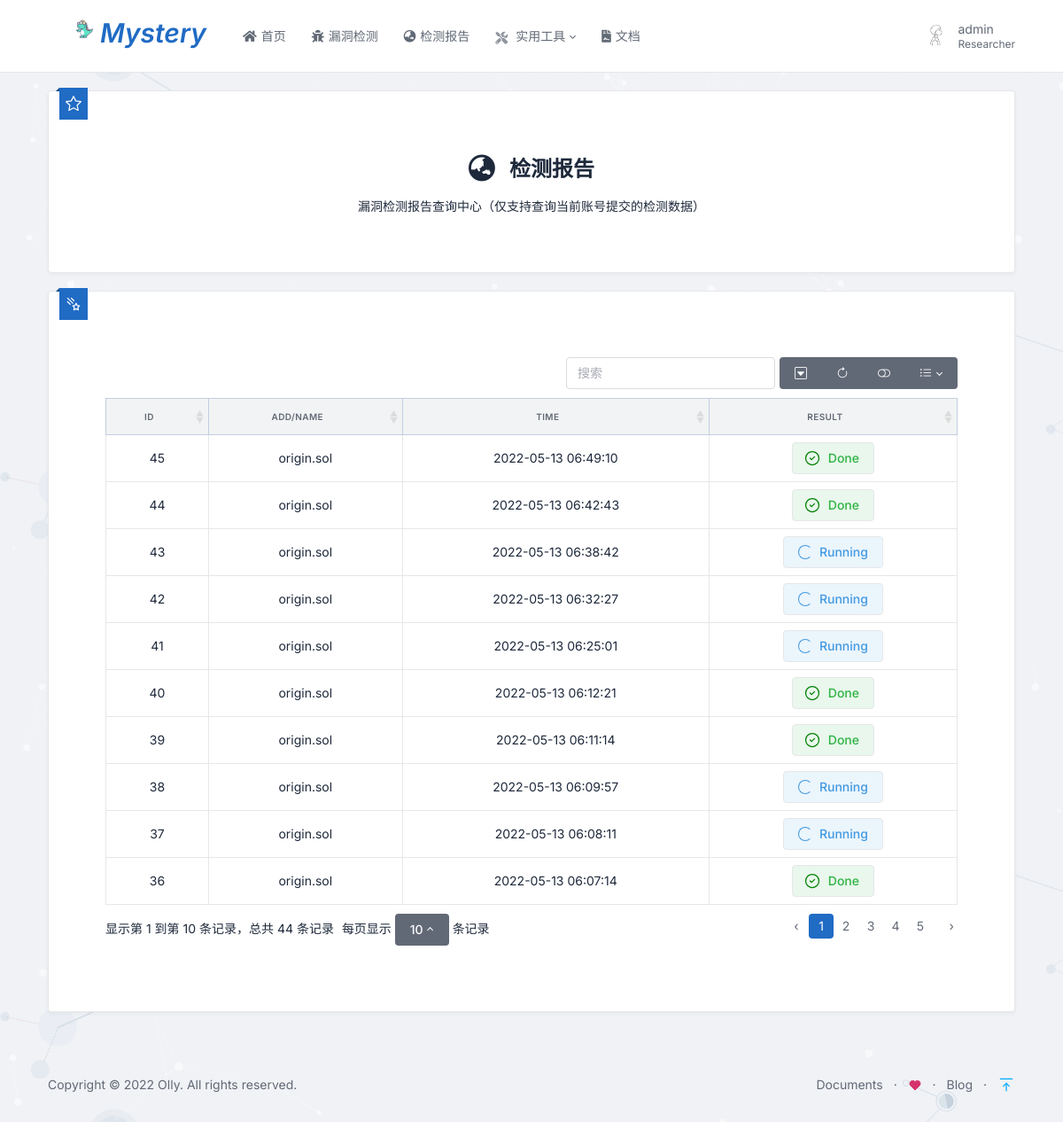
The app's page /vulreport/ (signed in) with its own data.
### vulscan/models.py (models this page shows)
class SolAddList(models.Model):
    id = models.AutoField(primary_key=True)
    uid = models.IntegerField(null=True)
    scantype = models.CharField(max_length=100, null=True)
    fname = models.CharField(max_length=100, null=True)
    add = models.CharField(max_length=100, null=True)
    fpath = models.CharField(max_length=100, null=True)
    time = models.CharField(max_length=100, null=True, unique=True)
    status = models.CharField(max_length=100, null=True)
    result = models.TextField(blank=True, null=True)
    runtime = models.TextField(blank=True, null=True)
    cfg = models.CharField(max_length=100, null=True)
    check_time = models.CharField(max_length=100, null=True, unique=True)

### vulreport/views.py (the view)
# urls.py: path('', include('vulreport.urls')),
@login_required
def vulreport(request):
    rcount = 0
    r_list = []
    report_datas = SolAddList.objects.all()[::-1]
    for replistware in report_datas:
        report_data = {
            'id': replistware.id,
            'fname': replistware.fname,
            'fpath': replistware.fpath,
            'add': replistware.add,
            'scantype': replistware.scantype,
            'result': replistware.result,
            'time': time.strftime("%Y-%m-%d %H:%M:%S", time.localtime(float(replistware.time))),
            'uid': replistware.uid,
        }
        r_list.append(report_data)
        rcount += 1
    data = r_list
    return render(request, "vulreport.html", {"data": data, })

### vulreport/templates/vulreport.html (shortened to what this page needs)
<!doctype html>
{% extends 'layout/base.html' %}
{% load static %}
{% block css %}
    <link rel="stylesheet" href="{% static 'plugins/bootstrap-table/bootstrap-table.min.css' %}">
    <link rel="stylesheet" href="https://cdn.jsdelivr.net/npm/bootstrap-icons@1.8.1/font/bootstrap-icons.css">
{% endblock %}
{% block contents %}
    <div class="container-xl ">
        <div class="card card-lg ">
            <div class="card-body">
                <div class="ribbon ribbon-top ribbon-start">
                </div>
                <div class="d-flex flex-row justify-content-center" >
                    <div class="p-2"><i class="fa fa-globe-asia" style="zoom: 2.2;"></i></div>
                    <div class="p-2"><h1> 检测报告 </h1></div>
                    <br>
                </div>
                <p class="text-center">漏洞检测报告查询中心（仅支持查询当前账号提交的检测数据）
                </p>
            </div>
        </div>
    </div>
    <div class="container-xl">
        <div class="card card-lg">
            <div class="card-body">
                <div class="ribbon ribbon-top ribbon-start">
                </div>
                <div class="table-responsive" id="refresh">
                    <table class="table text-center" id="table"
                           data-toggle="table"
                           data-show-export="true"
                           data-click-to-select="true"
                           data-toolbar="#toolbar"
                           data-search="true"
                           data-show-refresh="true"
                           data-auto-refresh="true"
                           data-show-toggle="true"
                           data-show-columns="true"
                           data-show-columns-toggle-all="true"
                           data-minimum-count-columns="2"
                           data-show-pagination-switch="true"
                           data-pagination="true"
                           data-id-field="id"
                           data-page-list="[10, 25, 50, 100, all]"
                           data-response-handler="responseHandler">
                        <thead class="table-primary">
                        <tr>
                            <th data-sortable="true" data-field="id">ID</th>
                            <th data-sortable="true" data-field="addname">add/name</th>
                            <th data-sortable="true" data-field="time">time</th>
                            <th data-sortable="true" data-field="result">result</th>
                        </tr>
                        </thead>
                        <tbody>
                        {% for i in data %}
                            {% if i.uid == user.id %}
                                <tr>
                                    <td class="rid" id="rid">{{ i.id }}</td>
                                    {% if i.scantype == 'add' %}
                                        <td>{{ i.add }}</td>
                                    {% elif i.scantype == 'file' %}
                                        <td>{{ i.fname }}</td>
                                    {% else %}
                                        <td>
                                            None
                                        </td>
                                    {% endif %}
                                    <td>{{ i.time }}</td>
                                    {% if not i.result %}
                                        <td>
                                            <a class="btn bg-azure-lt btn-block">
                                                <span class="spinner-border spinner-border-sm me-2"
                                                      role="status"></span>
                                                Running
                                            </a>
                                        </td>
                                    {% else %}
                                        <td>
                                            <a class="vul_detail btn bg-green-lt btn-block" id="vul_detail"
                                               onclick="vul_detail('{{ i.id }}')">
                                                Done
                                            </a>
                                        </td>
                                    {% endif %}
                                </tr>
                            {% endif %}
                        {% endfor %}
                        </tbody>
                    </table>
                </div>
            </div>
        </div>
    </div>
{% endblock %}

### mystm/templates/layout/header.html (shortened to what this page needs)
{% load static %}
<header class="navbar navbar-expand-md navbar-light">
    <div class="container-xl">
        <nav class="navbar inverted ">
            <div class="container-fluid">
                <div class="navbar-header">
                    <a class="navbar-brand" href="{% url 'home' %}">
                        <img alt="Brand" style="margin-bottom: auto;" height="35px" width="35px"
                             src="{% static '/img/favicon.png' %}"><strong>
                        <h2 style="color: #206bc4; font-size: 30px; "><i>Mystery</i></h2></strong>
                    </a>
                </div>
            </div>
        </nav>
        <div class="navbar-nav flex-row order-md-last">
            <div class="nav-item dropdown ">
              <a href="#" class="nav-link d-flex lh-1 text-reset p-0" data-bs-toggle="dropdown" aria-label="Open user menu">
                  {% if user.is_authenticated %}
                        <span class="avatar avatar-sm" style="background-image: url({% static 'img/jj.png' %})"></span>
                        <div class="d-none d-xl-block ps-2">
                          <div>{{ user.username }}</div>
                          <div class="mt-1 small text-muted">Researcher</div>
                        </div>
                      </a>
                    {% endif %}
            </div>
        </div>
        <div class="collapse navbar-collapse" id="navbar-menu">
            <div class="d-flex flex-column flex-md-row flex-fill align-items-stretch align-items-md-center">
                <ul class="navbar-nav">
                    <li class="nav-item ">
                        <a class="nav-link" href="{% url 'index' %}">
                            <span class="d-md-none d-lg-inline-block"><i class="fas fa-home"
                                                                         style="zoom: 1.0;padding: 5px;"></i></span>
                            <span class="nav-link-title">首页</span>
                        </a>
                    </li>
                    <li class="nav-item">
                        <a class="nav-link " href="{% url 'vulscan' %}">
                            <span class="d-md-none d-lg-inline-block"><i class="fa fa-bug"
                                                                         style="zoom: 1.0;padding: 5px;"></i></span>
                            <span class="nav-link-title">漏洞检测</span>
                        </a>
                    </li>
                    <li class="nav-item">
                        <a class="nav-link " href="{% url 'vulreport' %}">
                            <span class="d-md-none d-lg-inline-block"><i class="fa fa-globe-asia"
                                                                         style="zoom: 1.0;padding: 5px;"></i></span>
                            <span class="nav-link-title">检测报告</span>
                        </a>
                    </li>
                    <li class="nav-item dropdown">
                        <a class="nav-link dropdown-toggle" href="#" data-bs-toggle="dropdown"
                           data-bs-auto-close="outside" role="button" aria-expanded="false">
                    <span class="nav-link-icon d-md-none d-lg-inline-block">
                        <i class="fas fa-tools"
                           style="zoom: 1.0;padding: 5px;"></i>
                    </span>
                            <span class="nav-link-title">
                      实用工具
                    </span>
                        </a>
                    </li>
                    <li class="nav-item">
                        <a class="nav-link" href="{% url 'docs' %}">
                            <span class="d-md-none d-lg-inline-block"><i class="fas fa-file-contract"
                                                                         style="zoom: 1.0;padding: 5px;"></i></span>
                            <span class="nav-link-title">文档</span>
                        </a>
                    </li>
                </ul>
            </div>
        </div>
    </div>
</header>

### vulreport/templates/vulreport.html (style rules this page uses)
.card { margin-bottom: 1.25rem; }

### records on screen
SolAddList: fname "origin.sol"
SolAddList: fname "origin.sol"
SolAddList: fname "origin.sol"
SolAddList: fname "origin.sol"
SolAddList: fname "origin.sol"
SolAddList: fname "origin.sol"
SolAddList: fname "origin.sol"
SolAddList: fname "origin.sol"
SolAddList: fname "origin.sol"
SolAddList: fname "origin.sol"

### other values on screen
{{ user.username }} "admin"
{{ i.id }} "45" "44" "43" "42" "41" "40" "39" "38" "37" "36"
{{ i.time }} "2022-05-13 06:49:10" "2022-05-13 06:42:43" "2022-05-13 06:38:42" "2022-05-13 06:32:27" "2022-05-13 06:25:01" "2022-05-13 06:12:21" "2022-05-13 06:11:14" "2022-05-13 06:09:57" "2022-05-13 06:08:11" "2022-05-13 06:07:14"
